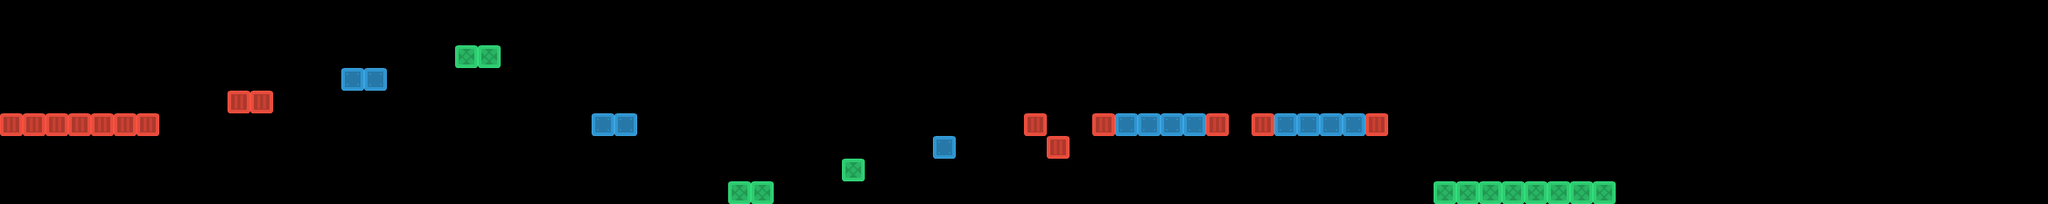

A 2D game scene composited from a Tiled map and its tileset images. What follows is a short description and the map's XML, with each tile layer's data collapsed to a summary:
An orthogonal 90x9 tile map with 32x32 px tiles, 3 tile layers (green, blue, red), 3 tilesets and 14 objects.

<map version="1.0" tiledversion="1.0.2" orientation="orthogonal" renderorder="left-up" width="90" height="9" tilewidth="32" tileheight="32" nextobjectid="25">
 <tileset firstgid="1" source="redBlock.tsx" />
 <tileset firstgid="2" source="blueBlock.tsx" />
 <tileset firstgid="3" source="greenBlock.tsx" />
 <layer name="green" width="90" height="9">
  <data>[810 cells, 13 non-empty, 1 distinct tile ids]</data>
 </layer>
 <layer name="blue" width="90" height="9">
  <data>[810 cells, 13 non-empty, 1 distinct tile ids]</data>
 </layer>
 <layer name="red" width="90" height="9">
  <data>[810 cells, 15 non-empty, 1 distinct tile ids]</data>
 </layer>
 <objectgroup name="spawnPoint">
  <object id="24" x="32" y="96">
   <ellipse />
  </object>
 </objectgroup>
 <objectgroup name="end">
  <object id="1" x="2176" y="224">
   <ellipse />
  </object>
 </objectgroup>
 <objectgroup name="coins">
  <object id="2" x="2144" y="224">
   <ellipse />
  </object>
  <object id="3" x="2112" y="224">
   <ellipse />
  </object>
  <object id="4" x="2080" y="224">
   <ellipse />
  </object>
  <object id="5" x="2048" y="224">
   <ellipse />
  </object>
  <object id="6" x="1201" y="204">
   <ellipse />
  </object>
  <object id="7" x="1330" y="173">
   <ellipse />
  </object>
  <object id="8" x="1456" y="141">
   <ellipse />
  </object>
  <object id="18" x="1728" y="128">
   <ellipse />
  </object>
  <object id="19" x="1696" y="128">
   <ellipse />
  </object>
  <object id="20" x="1664" y="128">
   <ellipse />
  </object>
  <object id="21" x="1952" y="128">
   <ellipse />
  </object>
  <object id="22" x="1952" y="96">
   <ellipse />
  </object>
 </objectgroup>
</map>
